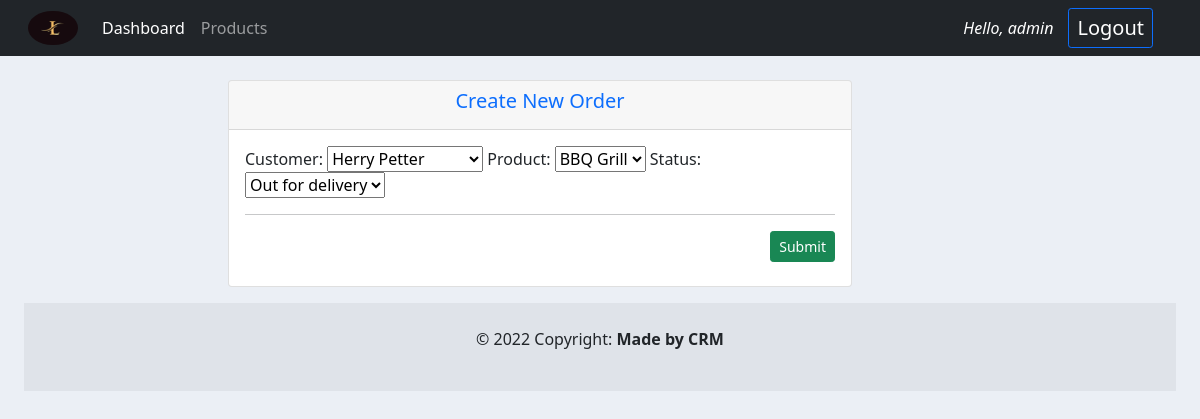
/update_order/6/ (signed in), run on the app's committed database.
### accounts/models.py (models this page shows, shortened)
class Order(models.Model):
    STATUS = (
        ('Pending', 'Pending'),
        ('Out for delivery', 'Out for delivery'),
        ('Delivered', 'Delivered'),
    )
    customer = models.ForeignKey(Customer, null=True, on_delete=models.SET_NULL)
    product = models.ForeignKey(Product, null=True, on_delete=models.SET_NULL)
    date_created = models.DateTimeField(auto_now_add=True, null=True)
    status = models.CharField(max_length=200, null=True, choices=STATUS)

### accounts/decorators.py (the view)
        def wrapped_func(request, *args, **kwargs):
            group = None
            if request.user.groups.exists():
                group = request.user.groups.all()[0].name
            if group in allowed_roles:
                return view_func(request,*args,**kwargs)
            else:
                return HttpResponse('You are not authorized to view this page!')

### accounts/forms.py
class OrderForm(ModelForm):
    class Meta:
        model = Order
        fields = '__all__'

### accounts/models.py (called while the page is built)
    def __str__(self):
        return str(self.name)

    def __str__(self):
        return self.name

### accounts/views.py (called while the page is built)
@login_required(login_url='login')
@allowed_users(allowed_roles=['admin'])
def UpdateOrder(request, pk):
    orders = Order.objects.get(id=pk)
    form = OrderForm(instance=orders)
    if request.method == 'POST':
        form = OrderForm(request.POST, instance=orders)
        if form.is_valid():
            form.save()
            return redirect('/')
    content = {'form': form}
    return render(request, 'accounts/order_form.html', content)

### accounts/templates/accounts/order_form.html (shortened to what this page needs)
{% extends 'accounts/main.html' %}
{% block content %}
<br>
 <div class="row offset-2">
    <div class="col-8 ">
      <div class="col-md">
            <div class="card mb-3" >
              <div class="card-header">
                <h5 class="card-title text-primary text-center">Create New Order</h5>
              </div>
              <div class="card-body">
                <form action="" method="POST" >
                            {{form}}
                        <hr>
                        <button type="submit" class="btn btn-sm mb-2 btn-success float-end" value="Submit">Submit</button>
                    </form>
              </div>
            </div>
      </div>
    </div>
  </div>
{% endblock %}

### accounts/templates/accounts/navbar.html (shortened to what this page needs)
{% load static %}
<nav class="navbar navbar-expand-lg navbar-dark bg-dark">
  <div class="container-fluid">
    <img class="img-fluid rounded-circle mx-3" width="50" height="30" src="{% static 'images/logo.jpg' %}" alt="">
    <div class="collapse navbar-collapse" id="navbarNav">
      <ul class="navbar-nav">
        {% if request.user.is_staff %}
        <li class="nav-item active">
          <a class="nav-link active" aria-current="page" href="{% url 'dashboard' %}">Dashboard</a>
        </li>
        <li class="nav-item">
          <a class="nav-link" href="{% url 'product' %}">Products</a>
        </li>
        {% else %}
          <li class="nav-item">
            <a href="{% url 'account' %}" class="nav-link">Settings</a>
          </li>
        {% endif %}
      </ul>
    </div>
      <span class="hello fst-italic">Hello, {{request.user}}</span>
      <span class="logout-page btn btn-sm btn-outline-primary"><a href="{% url 'logout' %}" class="text-decoration-none text-white">Logout</a></span>
  </div>
</nav>

### static/css/main.css (style rules this page uses)
.img-fluid { max-width: 100%; height: auto; }
body { background-color: #ebeff5; }

### accounts/templates/accounts/navbar.html (style rules this page uses)
.logout-page { margin-right: 35px; margin-left:5px; font-size:20px; }
.hello { color: #fff; margin-right:10px; }

### data on the page
Order: customer "Herry Petter", product "BBQ Grill", status "Out for delivery"

### other printed values
{{ request.user }} "admin"
